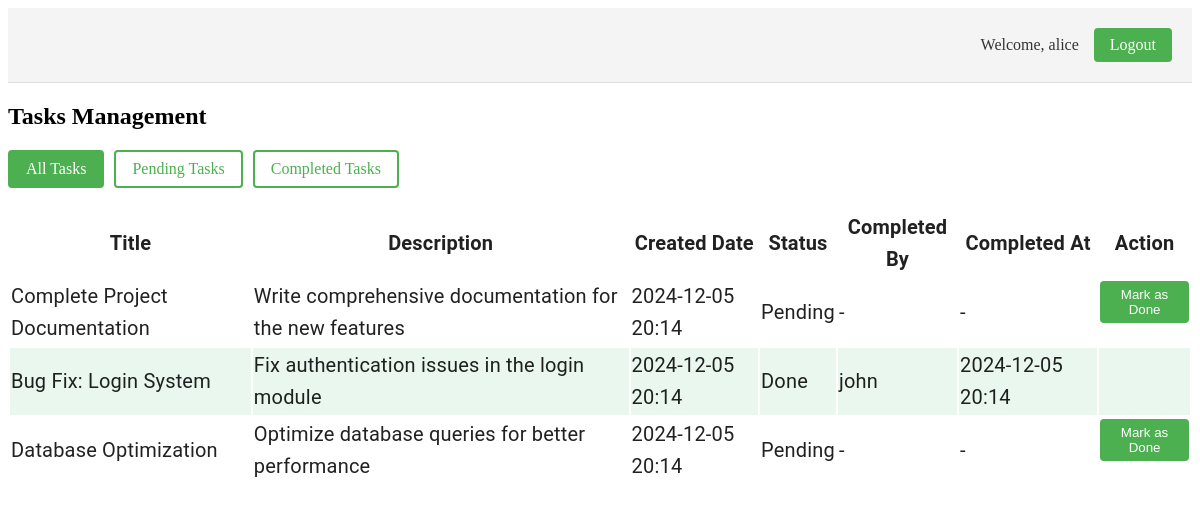
The page /tasks/ (signed in) on the database its author committed.
### tasks/models.py (models this page shows, shortened)
class Task(models.Model):
    title = models.CharField(max_length=200)
    description = models.TextField()
    created_at = models.DateTimeField(auto_now_add=True)
    status = models.BooleanField(default=False)
    completed_at = models.DateTimeField(null=True, blank=True)
    completed_by = models.ForeignKey(User, on_delete=models.SET_NULL, null=True, blank=True, related_name='completed_tasks')
    assigned_users = models.ManyToManyField(User, related_name='assigned_tasks')

### tasks/views.py (the view)
# urls.py: path('tasks/', views.task_list, name='task_list'),
def task_list(request):
    filter_param = request.GET.get('filter', 'all')
    base_queryset = Task.objects.filter(assigned_users=request.user)
    if filter_param == 'completed':
        tasks = base_queryset.filter(status=True)
    elif filter_param == 'pending':
        tasks = base_queryset.filter(status=False)
    else:
        tasks = base_queryset
    context = {
        'tasks': tasks,
        'filter': filter_param,
        'is_admin': request.user.is_staff
    }
    return render(request, 'tasks/task_list.html', context)

### tasks/templates/tasks/task_list.html (shortened to what this page needs)
{% block content %}
<div class="header-container">
    {% if user.is_authenticated %}
        <div class="user-info">
            <span class="welcome-text">Welcome, {{ user.username }}</span>
            <a href="{% url 'logout' %}" class="logout-btn">Logout</a>
        </div>
    {% endif %}
</div>
<div class="task-list">
    <h2>Tasks Management</h2>
    <div class="filter-buttons">
        <a href="{% url 'task_list' %}?filter=all" class="filter-btn {% if filter == 'all' %}active{% endif %}">All Tasks</a>
        <a href="{% url 'task_list' %}?filter=pending" class="filter-btn {% if filter == 'pending' %}active{% endif %}">Pending Tasks</a>
        <a href="{% url 'task_list' %}?filter=completed" class="filter-btn {% if filter == 'completed' %}active{% endif %}">Completed Tasks</a>
    </div>
    <table class="task-table">
        <thead>
            <tr>
                <th>Title</th>
                <th>Description</th>
                <th>Created Date</th>
                <th>Status</th>
                <th>Completed By</th>
                <th>Completed At</th>
                <th>Action</th>
            </tr>
        </thead>
        <tbody>
            {% for task in tasks %}
            <tr class="{% if task.status %}completed{% endif %}">
                <td>{{ task.title }}</td>
                <td>{{ task.description }}</td>
                <td>{{ task.created_at|date:"Y-m-d H:i" }}</td>
                <td>{% if task.status %}Done{% else %}Pending{% endif %}</td>
                <td>{{ task.completed_by.username|default:"-" }}</td>
                <td>{{ task.completed_at|date:"Y-m-d H:i"|default:"-" }}</td>
                <td>
                    {% if not task.status %}
                    <form method="post" action="{% url 'mark_done' task.id %}">
                        <button type="submit" class="btn-mark-done">Mark as Done</button>
                    </form>
                    {% endif %}
                </td>
            </tr>
            {% endfor %}
        </tbody>
    </table>
</div>
{% endblock %}

### tasks/templates/tasks/task_list.html (style rules this page uses)
.header-container { display: flex; justify-content: flex-end; padding: 20px; background-color: #f4f4f4; border-bottom: 1px solid #ddd; }
.user-info { display: flex; align-items: center; gap: 15px; }
.welcome-text { color: #333; font-weight: 500; }
.logout-btn { background-color: #4CAF50; color: white; padding: 8px 16px; border-radius: 4px; text-decoration: none; transition: background-color 0.3s; }
.task-table { color: rgba(0, 0, 0, 0.87); font-family: "Roboto", "Helvetica", "Arial", sans-serif; font-size: 1.25rem; font-weight: 400; line-height: 1.625; letter-spacing: 0.00938em; }
.completed { background-color: #e9f7ef !important; }
.btn-mark-done { background-color: #4CAF50; color: white; padding: 6px 12px; border: none; border-radius: 4px; cursor: pointer; }
.filter-buttons { margin: 20px 0; display: flex; gap: 10px; }
.filter-btn { padding: 8px 16px; border: 2px solid #4CAF50; border-radius: 4px; text-decoration: none; color: #4CAF50; background-color: white; transition: all 0.3s; }
.filter-btn.active { background-color: #4CAF50; color: white; }

### rows shown on the page
Task: title "Complete Project Documentation", description "Write comprehensive documentation for the new features", created_at "2024-12-05 20:14", status "Pending", completed_by.username "-", completed_at "-"
Task: title "Bug Fix: Login System", description "Fix authentication issues in the login module", created_at "2024-12-05 20:14", status "Done", completed_by.username "john", completed_at "2024-12-05 20:14"
Task: title "Database Optimization", description "Optimize database queries for better performance", created_at "2024-12-05 20:14", status "Pending", completed_by.username "-", completed_at "-"

### other values the page prints
{{ user.username }} "alice"
